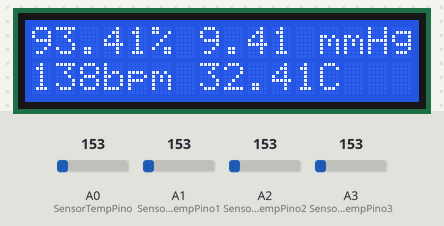
Recording of a sketch running on a simulated Arduino Uno, built with avr-gcc and run on an emulated ATmega328P. Parts: 16×2 character LCD. The test bench sets the inputs (shaded band); at power-on: A0 (SensorTempPino) = 153, A1 (SensorTempPino1) = 153, A2 (SensorTempPino2) = 153, A3 (SensorTempPino3) = 153. What the sketch prints to the serial monitor is not drawn.

Above: at 1.2 s.
1.3 s: A0 (SensorTempPino) set to 165
At 3.4 s:
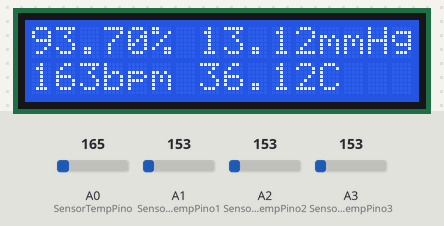
5.5 s: A1 (SensorTempPino1) set to 165
At 6.9 s:
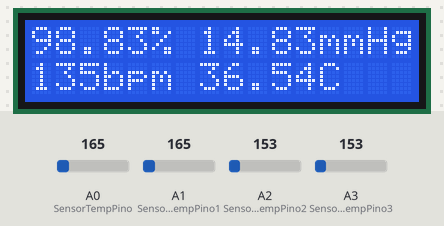
9.5 s: A2 (SensorTempPino2) set to 165
At 10.5 s:
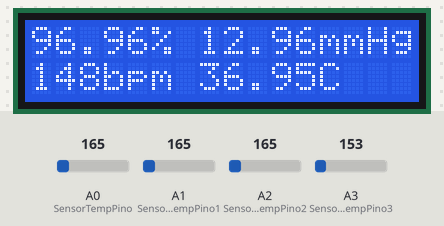
13.6 s: A3 (SensorTempPino3) set to 165
At 15.2 s:
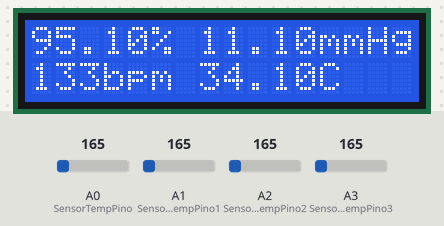
17.6 s: A0 (SensorTempPino) set to 175
At 18.8 s:
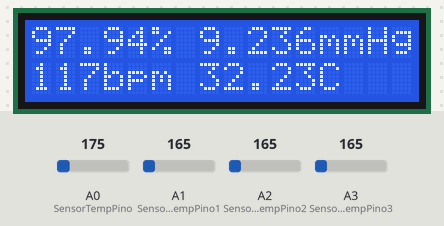
21.6 s: A1 (SensorTempPino1) set to 175
At 23.5 s:
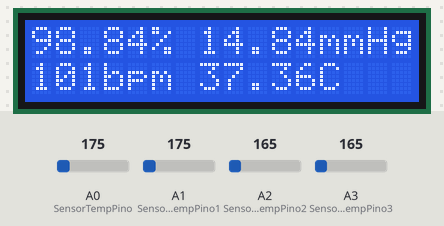
Timing chart, 0 to 25.0 s (numbered marks = the images above; inputs shaded):
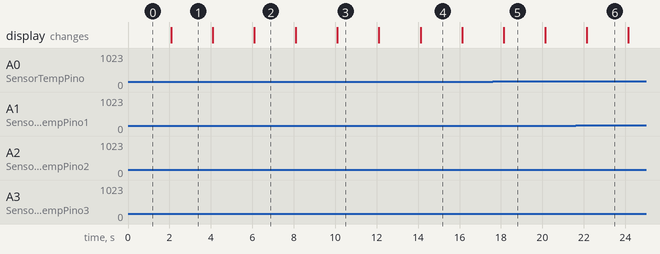

Measured:
- what the display in image 1 shows lasts 2.0 s, from 2.1 s to 4.1 s

The sketch:

coletaLeituras.ino
```cpp
// Biblioteca LCD
#include <LiquidCrystal.h>

// Biblioteca de math
#include <math.h>

// Inicializa a biblioteca LCD
LiquidCrystal LCD(12,11,5,4,3,2);

// Define o pino analogico A0 como entrada do Sensor de Temperatura
int SensorTempPino=0;
int SensorTempPino1=1;
int SensorTempPino2=2;
int SensorTempPino3=3;

int i = 1;


void setup() {
	// Define a quantidade de colunas e linhas do LCD
	LCD.begin(16,2);
	// Imprime a mensagem no LCD
	LCD.setCursor(0,0);
	// Imprime a mensagem no LCD
	LCD.print("     %      mmHg");
  	Serial.begin(9600);
	// Muda o cursor para a primeira coluna e segunda linha do LCD
	LCD.setCursor(0,1);
	// Imprime a mensagem no LCD
	LCD.print("   bpm      C");
  	Serial.begin(9600);
}

void loop() {
	// Faz a leitura da tensao no Sensor de Temperatura
	int SensorTempTensao=analogRead(SensorTempPino);
	int SensorTempTensao1=analogRead(SensorTempPino1);
  	int SensorTempTensao2=analogRead(SensorTempPino2);
	int SensorTempTensao3=analogRead(SensorTempPino3);

  	// Converte a tensao lida
	float Tensao=SensorTempTensao*5;
	Tensao/=1024;

  	float Tensao1=SensorTempTensao1*5;
	Tensao1/=1024;

	float Tensao2=SensorTempTensao2*5;
	Tensao2/=1024;

  	float Tensao3=SensorTempTensao3*5;
	Tensao3/=1024;
  	// Converte a tensao lida em Graus Celsius
	float Oxigenacao=		(Tensao-0.5)*100;
  	float PressaoArt=		((Tensao1-0.5)*100);
	float RtmCard=		 	((Tensao2-0.5)*100);
	float TemperaturaC=		((Tensao3-0.5)*100);


  	i += 1;//Incrementa a variavel de gerar leituras aleatoria em 1
  	Serial.println("currSRead:");//Identificador de inicio de leitura
  	LCD.setCursor(0,0); // Muda o cursor para a primeira coluna e PRIMEIRA linha do LCD
	LCD.print(93 + fmod(Oxigenacao*i,7));//Oxigenacao
  	Serial.println("Ox:" + String(93 + fmod(Oxigenacao*i,7)));

  	LCD.setCursor(7,0);// Muda o cursor para a Oitava coluna e PRIMEIRA linha do LCD
	LCD.print(9 + fmod(PressaoArt*i,7));//Pressao
  	Serial.println("Press:" + String(9 + fmod(PressaoArt*i,7)));

  	// Muda o cursor para a decima coluna e segunda linha do LCD
	LCD.setCursor(0,1);// Muda o cursor para a primeira coluna e SEGUNDA linha do LCD
  	LCD.print((int)(89 + fmod(RtmCard*i,77)));//BPM
  	Serial.println("Rtm:" + String(89 + fmod(RtmCard*i,77)));

  	LCD.setCursor(7,1);// Muda o cursor para a Oitava coluna e SEGUNDA linha do LCD
  	LCD.print(32 + fmod(TemperaturaC*i,7));//Temperatura
  	Serial.println("Temp:" + String(32 + fmod(TemperaturaC*i,7)));

  	Serial.println("currERead:");//Identificador de fim de leitura


  	// Aguarda 2 segundos
  	delay(2000);
}
```
